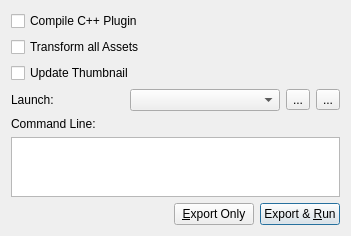
<?xml version="1.0" encoding="UTF-8"?>
<ui version="4.0">
 <class>ExportAndRunDlg</class>
 <widget class="QDialog" name="ExportAndRunDlg">
  <property name="geometry">
   <rect>
    <x>0</x>
    <y>0</y>
    <width>351</width>
    <height>220</height>
   </rect>
  </property>
  <property name="minimumSize">
   <size>
    <width>0</width>
    <height>0</height>
   </size>
  </property>
  <property name="maximumSize">
   <size>
    <width>1000</width>
    <height>1000</height>
   </size>
  </property>
  <property name="windowTitle">
   <string>Export &amp; Run</string>
  </property>
  <property name="windowIcon">
   <iconset resource="../QtResources/resources.qrc">
    <normaloff>:/EditorPluginScene/Icons/SceneExport.svg</normaloff>:/EditorPluginScene/Icons/SceneExport.svg</iconset>
  </property>
  <layout class="QVBoxLayout" name="verticalLayout">
   <item>
    <widget class="QCheckBox" name="CompileCpp">
     <property name="text">
      <string>Compile C++ Plugin</string>
     </property>
    </widget>
   </item>
   <item>
    <widget class="QCheckBox" name="TransformAll">
     <property name="text">
      <string>Transform all Assets</string>
     </property>
    </widget>
   </item>
   <item>
    <widget class="QCheckBox" name="UpdateThumbnail">
     <property name="text">
      <string>Update Thumbnail</string>
     </property>
    </widget>
   </item>
   <item>
    <spacer name="verticalSpacer">
     <property name="orientation">
      <enum>Qt::Vertical</enum>
     </property>
     <property name="sizeHint" stdset="0">
      <size>
       <width>20</width>
       <height>40</height>
      </size>
     </property>
    </spacer>
   </item>
   <item>
    <layout class="QHBoxLayout" name="horizontalLayout_2">
     <item>
      <widget class="QLabel" name="label_2">
       <property name="text">
        <string>Launch:</string>
       </property>
      </widget>
     </item>
     <item>
      <spacer name="horizontalSpacer_2">
       <property name="orientation">
        <enum>Qt::Horizontal</enum>
       </property>
       <property name="sizeHint" stdset="0">
        <size>
         <width>40</width>
         <height>20</height>
        </size>
       </property>
      </spacer>
     </item>
     <item>
      <widget class="QComboBox" name="ToolCombo">
       <property name="minimumSize">
        <size>
         <width>150</width>
         <height>0</height>
        </size>
       </property>
      </widget>
     </item>
     <item>
      <widget class="QToolButton" name="AddToolButton">
       <property name="text">
        <string>...</string>
       </property>
       <property name="icon">
        <iconset resource="../../../../Tools/Libs/GuiFoundation/QtResources/resources.qrc">
         <normaloff>:/GuiFoundation/Icons/Add.svg</normaloff>:/GuiFoundation/Icons/Add.svg</iconset>
       </property>
      </widget>
     </item>
     <item>
      <widget class="QToolButton" name="RemoveToolButton">
       <property name="text">
        <string>...</string>
       </property>
       <property name="icon">
        <iconset resource="../../../../Tools/Libs/GuiFoundation/QtResources/resources.qrc">
         <normaloff>:/GuiFoundation/Icons/Delete.svg</normaloff>:/GuiFoundation/Icons/Delete.svg</iconset>
       </property>
      </widget>
     </item>
    </layout>
   </item>
   <item>
    <widget class="QLabel" name="label">
     <property name="text">
      <string>Command Line:</string>
     </property>
    </widget>
   </item>
   <item>
    <widget class="QPlainTextEdit" name="PlayerCmdLine">
     <property name="sizePolicy">
      <sizepolicy hsizetype="Expanding" vsizetype="Preferred">
       <horstretch>0</horstretch>
       <verstretch>0</verstretch>
      </sizepolicy>
     </property>
     <property name="maximumSize">
      <size>
       <width>16777215</width>
       <height>60</height>
      </size>
     </property>
     <property name="horizontalScrollBarPolicy">
      <enum>Qt::ScrollBarAsNeeded</enum>
     </property>
     <property name="lineWrapMode">
      <enum>QPlainTextEdit::WidgetWidth</enum>
     </property>
     <property name="readOnly">
      <bool>true</bool>
     </property>
     <property name="textInteractionFlags">
      <set>Qt::TextSelectableByKeyboard|Qt::TextSelectableByMouse</set>
     </property>
     <property name="placeholderText">
      <string/>
     </property>
    </widget>
   </item>
   <item>
    <layout class="QHBoxLayout" name="horizontalLayout">
     <item>
      <spacer name="horizontalSpacer">
       <property name="orientation">
        <enum>Qt::Horizontal</enum>
       </property>
       <property name="sizeHint" stdset="0">
        <size>
         <width>40</width>
         <height>20</height>
        </size>
       </property>
      </spacer>
     </item>
     <item>
      <widget class="QPushButton" name="ExportOnly">
       <property name="text">
        <string>&amp;Export Only</string>
       </property>
       <property name="shortcut">
        <string>Alt+E</string>
       </property>
      </widget>
     </item>
     <item>
      <widget class="QPushButton" name="ExportAndRun">
       <property name="text">
        <string>Export &amp;&amp; &amp;Run</string>
       </property>
       <property name="shortcut">
        <string>Alt+R</string>
       </property>
       <property name="default">
        <bool>true</bool>
       </property>
      </widget>
     </item>
    </layout>
   </item>
  </layout>
 </widget>
 <resources>
  <include location="../QtResources/resources.qrc"/>
  <include location="../../../../Tools/Libs/GuiFoundation/QtResources/resources.qrc"/>
  <include location="../../../../Editor/EditorFramework/QtResources/resources.qrc"/>
 </resources>
 <connections/>
</ui>
